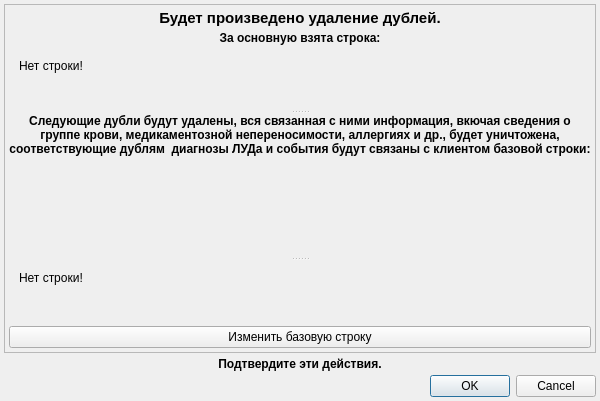
<?xml version="1.0" encoding="UTF-8"?>
<ui version="4.0">
 <class>WarningControlDublesDialog</class>
 <widget class="QDialog" name="WarningControlDublesDialog">
  <property name="windowModality">
   <enum>Qt::NonModal</enum>
  </property>
  <property name="geometry">
   <rect>
    <x>0</x>
    <y>0</y>
    <width>600</width>
    <height>401</height>
   </rect>
  </property>
  <property name="sizePolicy">
   <sizepolicy hsizetype="Preferred" vsizetype="Preferred">
    <horstretch>0</horstretch>
    <verstretch>0</verstretch>
   </sizepolicy>
  </property>
  <property name="windowTitle">
   <string>Внимание!</string>
  </property>
  <layout class="QGridLayout" name="gridLayout">
   <property name="margin">
    <number>4</number>
   </property>
   <property name="spacing">
    <number>4</number>
   </property>
   <item row="1" column="0" colspan="3">
    <widget class="QLabel" name="lblInformationTextDoubleCancel">
     <property name="font">
      <font>
       <weight>75</weight>
       <bold>true</bold>
      </font>
     </property>
     <property name="text">
      <string>Подтвердите эти действия.</string>
     </property>
     <property name="alignment">
      <set>Qt::AlignCenter</set>
     </property>
     <property name="wordWrap">
      <bool>true</bool>
     </property>
    </widget>
   </item>
   <item row="2" column="0" colspan="3">
    <widget class="QDialogButtonBox" name="btnOkCancel">
     <property name="enabled">
      <bool>true</bool>
     </property>
     <property name="orientation">
      <enum>Qt::Horizontal</enum>
     </property>
     <property name="standardButtons">
      <set>QDialogButtonBox::Cancel|QDialogButtonBox::Ok</set>
     </property>
     <property name="centerButtons">
      <bool>false</bool>
     </property>
    </widget>
   </item>
   <item row="0" column="0" colspan="3">
    <widget class="QScrollArea" name="scrollArea">
     <property name="widgetResizable">
      <bool>true</bool>
     </property>
     <widget class="QWidget" name="scrollAreaWidgetContents">
      <property name="geometry">
       <rect>
        <x>0</x>
        <y>0</y>
        <width>586</width>
        <height>333</height>
       </rect>
      </property>
      <layout class="QGridLayout" name="gridLayout_2">
       <property name="margin">
        <number>4</number>
       </property>
       <property name="spacing">
        <number>4</number>
       </property>
       <item row="0" column="0">
        <widget class="QLabel" name="lblInformationTextTitle">
         <property name="font">
          <font>
           <pointsize>11</pointsize>
           <weight>75</weight>
           <italic>false</italic>
           <bold>true</bold>
           <underline>false</underline>
           <strikeout>false</strikeout>
          </font>
         </property>
         <property name="text">
          <string>Будет произведено удаление дублей.</string>
         </property>
         <property name="alignment">
          <set>Qt::AlignCenter</set>
         </property>
         <property name="wordWrap">
          <bool>true</bool>
         </property>
         <property name="margin">
          <number>0</number>
         </property>
         <property name="indent">
          <number>-1</number>
         </property>
        </widget>
       </item>
       <item row="1" column="0">
        <widget class="QLabel" name="lblInformationTextBaseLineTitle">
         <property name="font">
          <font>
           <weight>75</weight>
           <bold>true</bold>
          </font>
         </property>
         <property name="text">
          <string>За основную взята строка:</string>
         </property>
         <property name="alignment">
          <set>Qt::AlignHCenter|Qt::AlignTop</set>
         </property>
         <property name="wordWrap">
          <bool>true</bool>
         </property>
        </widget>
       </item>
       <item row="2" column="0">
        <widget class="QSplitter" name="splitter">
         <property name="orientation">
          <enum>Qt::Vertical</enum>
         </property>
         <property name="childrenCollapsible">
          <bool>false</bool>
         </property>
         <widget class="QLabel" name="lblInformationTextBaseLine">
          <property name="text">
           <string>Нет строки!</string>
          </property>
          <property name="alignment">
           <set>Qt::AlignLeading|Qt::AlignLeft|Qt::AlignTop</set>
          </property>
          <property name="wordWrap">
           <bool>true</bool>
          </property>
          <property name="indent">
           <number>10</number>
          </property>
         </widget>
         <widget class="QLabel" name="lblInformationTextDoubleLineTitle">
          <property name="sizePolicy">
           <sizepolicy hsizetype="Fixed" vsizetype="Fixed">
            <horstretch>0</horstretch>
            <verstretch>0</verstretch>
           </sizepolicy>
          </property>
          <property name="font">
           <font>
            <weight>75</weight>
            <bold>true</bold>
           </font>
          </property>
          <property name="text">
           <string>Следующие дубли будут удалены, вся связанная с ними информация, вкючая сведения о группе крови, медикаментозной непереносимости, аллергиях и др., будет уничтожена, соответствующие дублям  диагнозы ЛУДа и события будут связаны с клиентом базовой строки:</string>
          </property>
          <property name="alignment">
           <set>Qt::AlignHCenter|Qt::AlignTop</set>
          </property>
          <property name="wordWrap">
           <bool>true</bool>
          </property>
         </widget>
         <widget class="QLabel" name="lblInformationTextDoubleLine">
          <property name="text">
           <string>Нет строки!</string>
          </property>
          <property name="alignment">
           <set>Qt::AlignLeading|Qt::AlignLeft|Qt::AlignTop</set>
          </property>
          <property name="wordWrap">
           <bool>true</bool>
          </property>
          <property name="indent">
           <number>10</number>
          </property>
         </widget>
        </widget>
       </item>
       <item row="3" column="0">
        <widget class="QPushButton" name="btnSelectBaseLine">
         <property name="text">
          <string>Изменить базовую строку</string>
         </property>
        </widget>
       </item>
      </layout>
     </widget>
    </widget>
   </item>
  </layout>
 </widget>
 <resources/>
 <connections>
  <connection>
   <sender>btnOkCancel</sender>
   <signal>accepted()</signal>
   <receiver>WarningControlDublesDialog</receiver>
   <slot>accept()</slot>
   <hints>
    <hint type="sourcelabel">
     <x>248</x>
     <y>254</y>
    </hint>
    <hint type="destinationlabel">
     <x>157</x>
     <y>274</y>
    </hint>
   </hints>
  </connection>
  <connection>
   <sender>btnOkCancel</sender>
   <signal>rejected()</signal>
   <receiver>WarningControlDublesDialog</receiver>
   <slot>reject()</slot>
   <hints>
    <hint type="sourcelabel">
     <x>316</x>
     <y>260</y>
    </hint>
    <hint type="destinationlabel">
     <x>286</x>
     <y>274</y>
    </hint>
   </hints>
  </connection>
 </connections>
</ui>
